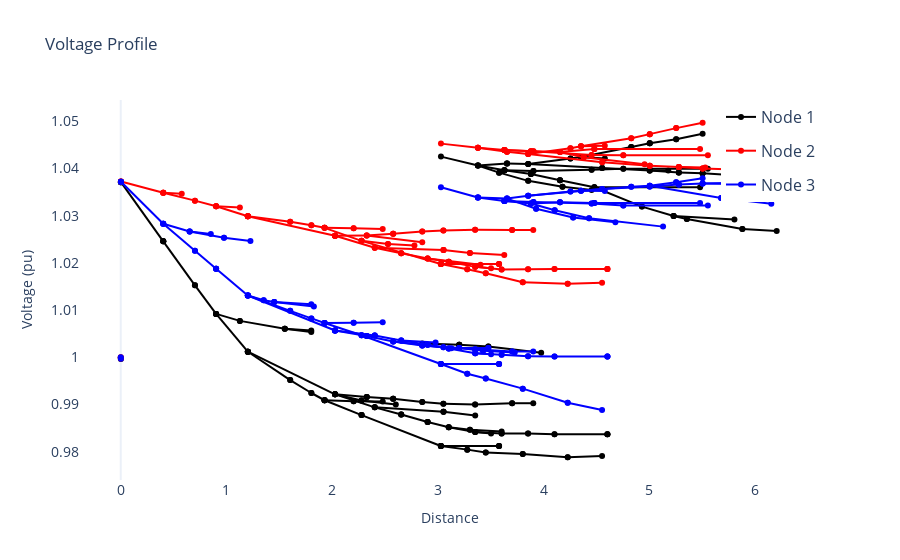

Here is the notebook cell this chart was saved with:
### Markdown cell above
### Customize Plotly Attributes for Voltage Profile Plot

We can modify Plotly attributes, such as grid visibility, for the voltage profile plot.

### Code cell
dss_tools.interactive_view.voltage_profile_plot_style.show_grid = False
dss_tools.interactive_view.voltage_profile()
